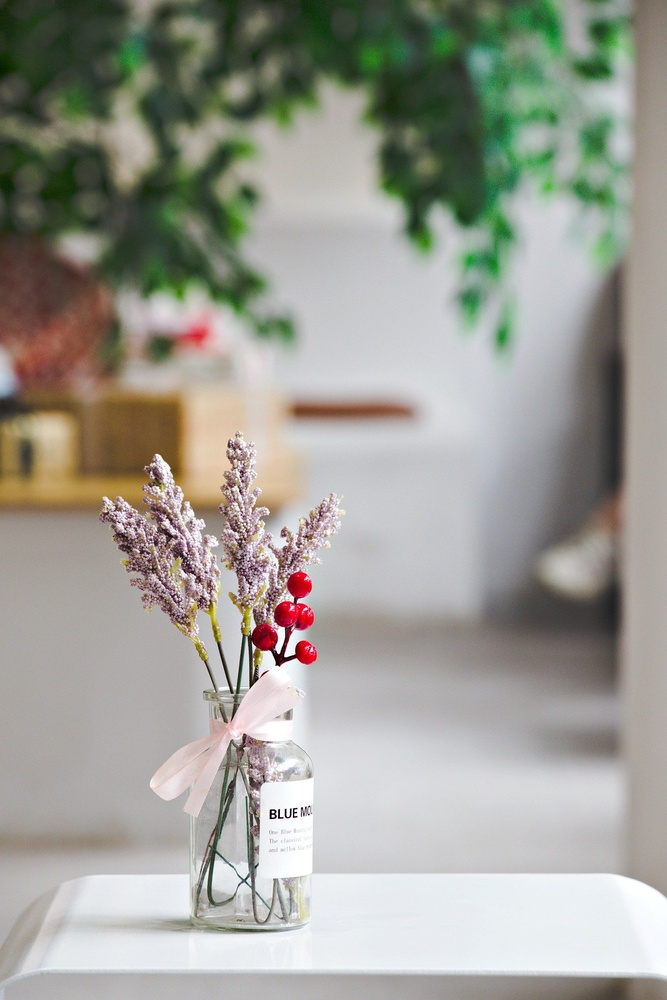
#> input picture OpenCV/Photos/lavender.jpg, 667 x 1000 px, shrunk from 1280 x 1920 before the run, found by its file name
$ python cropping.py
#> lines starting #> are read from the running program, lines starting #| are printed output that depends on the picture
import cv2 as cv
img=cv.imread('Photos/lavender.jpg')
#> img is the input picture: shape (1000, 667, 3); mean B, G, R 148.5, 157.3, 157.2
cv.imshow('Image',img)
cropped=img[50:250,200:500]
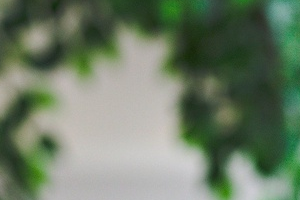
#> cropped: shape (200, 300, 3); mean B, G, R 102.7, 124.3, 108.7
cv.imshow('Cropped',cropped)
cv.waitKey(0)

$ run again, with OpenCV/Photos/boston.jpg copied over OpenCV/Photos/lavender.jpg
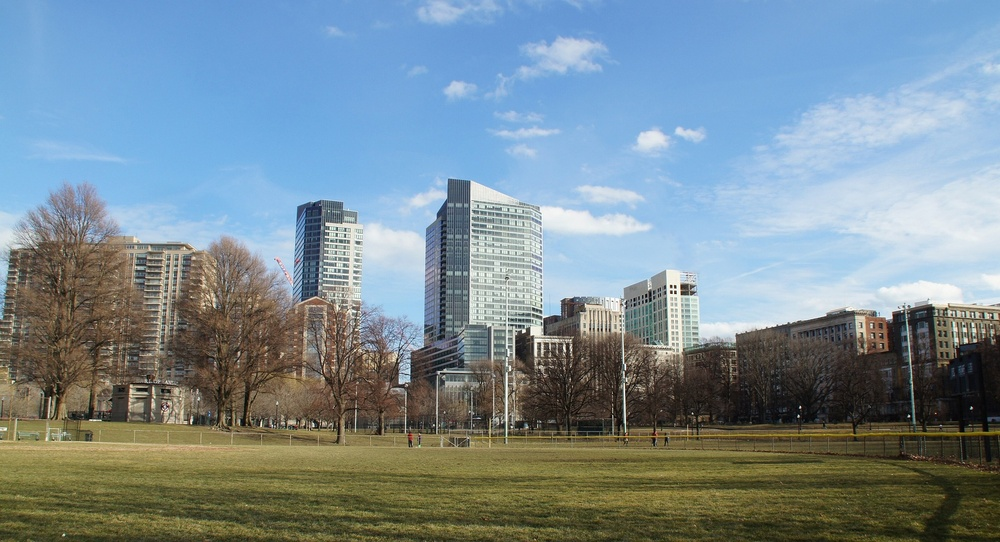
#> input picture OpenCV/Photos/boston.jpg, 1000 x 542 px, shrunk from 1920 x 1041 before the run, found by its file name
#> img is the input picture: shape (542, 1000, 3); mean B, G, R 148.9, 140.1, 122.2
#> `cropped=img[50:250,200:500]`:
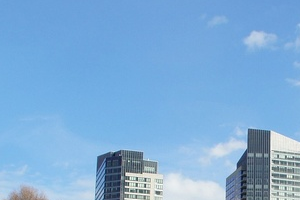
#> cropped: shape (200, 300, 3); mean B, G, R 216.3, 172.7, 125.9

$ run again, with OpenCV/Photos/dog.jpg copied over OpenCV/Photos/lavender.jpg
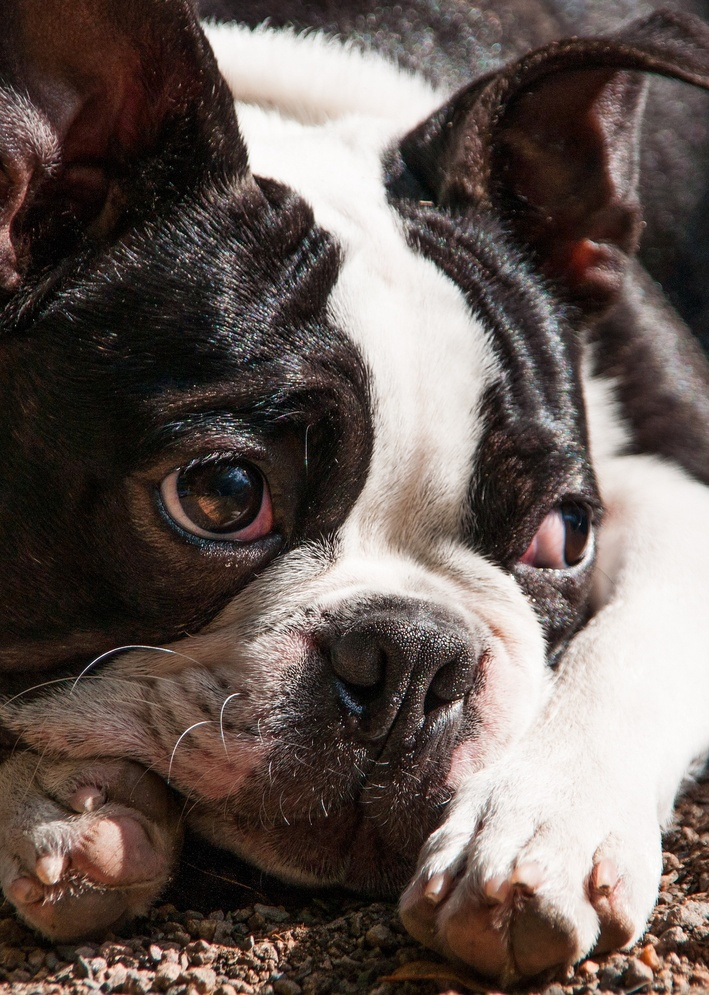
#> input picture OpenCV/Photos/dog.jpg, 709 x 995 px, shrunk from 1368 x 1920 before the run, found by its file name
#> img is the input picture: shape (995, 709, 3); mean B, G, R 85.1, 90.4, 102.6
#> `cropped=img[50:250,200:500]`:
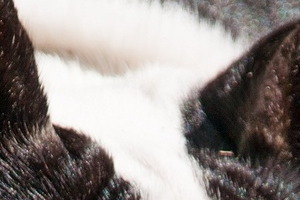
#> cropped: shape (200, 300, 3); mean B, G, R 138.4, 141.6, 148.7
